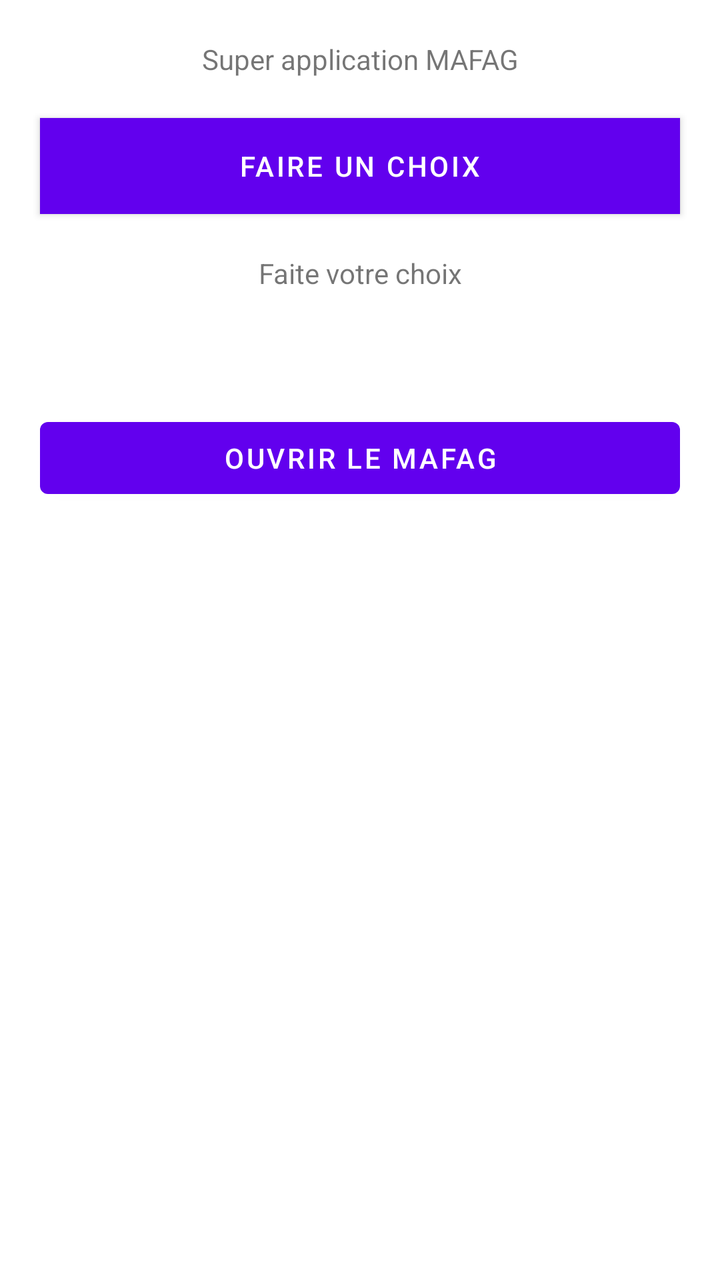
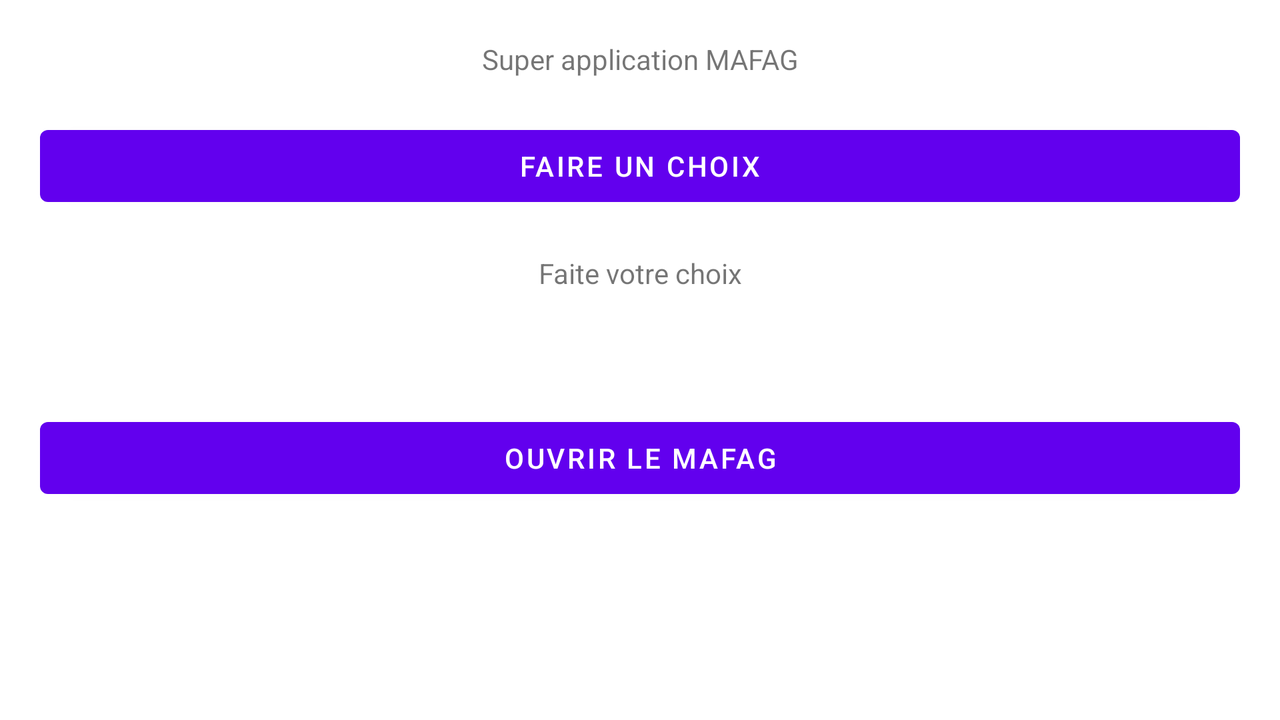

One screen, two layout resources from the same app: the default and the repository's alternative for another configuration. Each is rendered where Android would select it; the XML of both is given below.
<!-- AndroidManifest.xml: application theme Theme.Travail_bloc_D -->
<!-- res/layout/activity_main.xml -->
<?xml version="1.0" encoding="utf-8"?>
<androidx.constraintlayout.widget.ConstraintLayout xmlns:android="http://schemas.android.com/apk/res/android"
    android:layout_width="match_parent"
    android:layout_height="match_parent">
    <LinearLayout xmlns:app="http://schemas.android.com/apk/res-auto"
        android:orientation="vertical"
        android:layout_width="match_parent"
        android:layout_height="match_parent">

        <TextView
            style="style/titreappmain"
            android:id="@+id/textView"
            android:layout_width="match_parent"
            android:layout_marginTop="20dp"
            android:layout_height="wrap_content"
            android:layout_marginHorizontal="20dp"
            android:paddingHorizontal="20dp"
            android:text="@string/superapptitre"
            android:gravity="center"
            app:layout_constraintTop_toTopOf="parent"
            android:onClick="mafagactivity"
            />

        <Button
            android:onClick="mafagactivity"
            style="@style/buttonmafag"
            android:id="@+id/button"
            android:text="@string/choisir_button"
            app:layout_constraintTop_toBottomOf="@+id/textView"
            android:background="@android:color/darker_gray"/>



        <TextView
            android:id="@+id/textViewMarque"
            android:layout_width="match_parent"
            android:layout_height="wrap_content"
            android:layout_marginHorizontal="20dp"
            android:layout_marginTop="20dp"
            android:text="@string/marque"
            android:gravity="center"
            app:layout_constraintTop_toBottomOf="@+id/button"
            />

        <TextView
            android:id="@+id/textViewSite"
            android:layout_width="match_parent"
            android:layout_height="wrap_content"
            android:layout_marginHorizontal="20dp"
            android:layout_marginTop="20dp"
            android:text="@string/site_de_marque"
            android:gravity="center"
            app:layout_constraintTop_toBottomOf="@+id/textView2"
            />

        <Button
            android:onClick="openLink"
            style="@style/buttonmafag"
            android:id="@+id/button2"
            android:text="@string/magfag_button"
            app:layout_constraintTop_toBottomOf="@+id/textView3"
            />

    </LinearLayout>


</androidx.constraintlayout.widget.ConstraintLayout>
<!-- resources referenced by this layout -->
<resources>
  <string name="choisir_button">Faire un choix</string>
  <string name="magfag_button">Ouvrir le MAFAG</string>
  <string name="marque">Faite votre choix</string>
  <string name="site_de_marque"> </string>
  <string name="superapptitre">Super application MAFAG</string>
  <style name="buttonmafag">
          <item name="android:layout_width">match_parent</item>
          <item name="android:layout_height">wrap_content</item>
          <item name="android:layout_marginHorizontal">20dp</item>
          <item name="android:layout_marginTop">20dp</item>
          <item name="android:gravity">center</item>
      </style>
  <style name="Theme.Travail_bloc_D" parent="Theme.MaterialComponents.DayNight.DarkActionBar">
          
          <item name="colorPrimary">@color/purple_500</item>
          <item name="colorPrimaryVariant">@color/purple_700</item>
          <item name="colorOnPrimary">@color/white</item>
          
          <item name="colorSecondary">@color/teal_200</item>
          <item name="colorSecondaryVariant">@color/teal_700</item>
          <item name="colorOnSecondary">@color/black</item>
          
          <item name="android:statusBarColor" tools:targetApi="l">?attr/colorPrimaryVariant</item>
          
      </style>
</resources>
<!-- res/layout-land/activity_main.xml (the repository's variant of the layout above) -->
<!-- drawn on the phone turned sideways -->
<?xml version="1.0" encoding="utf-8"?>
<LinearLayout xmlns:android="http://schemas.android.com/apk/res/android"
    xmlns:app="http://schemas.android.com/apk/res-auto"
    android:orientation="vertical"
    android:layout_width="match_parent"
    android:layout_height="match_parent">

    <TextView
        style="style/titreappmain"
        android:id="@+id/textView"
        android:layout_width="match_parent"
        android:layout_marginTop="20dp"
        android:layout_height="wrap_content"
        android:layout_marginHorizontal="20dp"
        android:paddingHorizontal="20dp"
        android:text="@string/superapptitre"
        android:gravity="center"
        app:layout_constraintTop_toTopOf="parent"
        android:onClick="mafagactivity"
        />

    <Button
        style="@style/buttonmafag"
        android:id="@+id/button"
        android:text="@string/choisir_button"
        app:layout_constraintTop_toBottomOf="@+id/textView"
        />

    <TextView
        android:id="@+id/textView2"
        android:layout_width="match_parent"
        android:layout_height="wrap_content"
        android:layout_marginHorizontal="20dp"
        android:layout_marginTop="20dp"
        android:text="@string/marque"
        android:gravity="center"
        app:layout_constraintTop_toBottomOf="@+id/button"
        />

    <TextView
        android:id="@+id/textView3"
        android:layout_width="match_parent"
        android:layout_height="wrap_content"
        android:layout_marginHorizontal="20dp"
        android:layout_marginTop="20dp"
        android:text="@string/site_de_marque"
        android:gravity="center"
        app:layout_constraintTop_toBottomOf="@+id/textView2"
        />

    <Button
        style="@style/buttonmafag"
        android:id="@+id/button2"
        android:text="@string/magfag_button"
        app:layout_constraintTop_toBottomOf="@+id/textView3"
        />

</LinearLayout>
